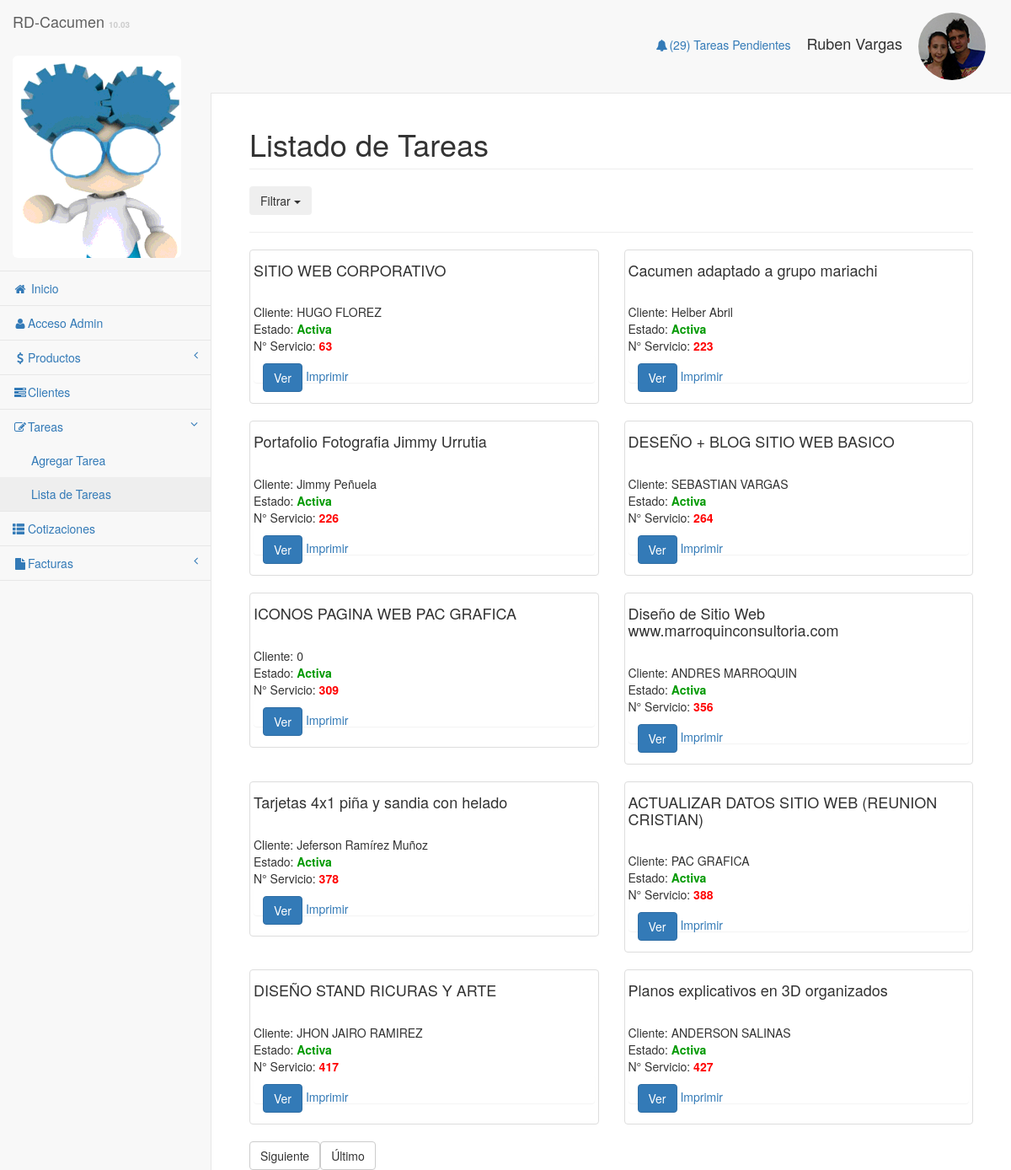
The app's page /pages/lista_tareas.php (signed in) with its own data.
### tables this page shows
CREATE TABLE `usuarios` (
  `Id_usuario` int(11) NOT NULL,
  `nombre` varchar(100) DEFAULT NULL,
  `email` varchar(100) DEFAULT NULL,
  `usuario` varchar(50) DEFAULT NULL,
  `clave` varchar(50) DEFAULT NULL,
  `foto` varchar(100) DEFAULT NULL,
  `nivel` varchar(50) DEFAULT NULL
);

CREATE TABLE `tareas` (
  `Id_tarea` int(11) NOT NULL,
  `Nombre_tarea` varchar(100) DEFAULT NULL,
  `Nombre_Cliente` varchar(50) DEFAULT NULL,
  `Email_cliente` varchar(50) DEFAULT NULL,
  `Telefono_cliente` varchar(50) DEFAULT NULL,
  `Total_cobrado` varchar(50) DEFAULT NULL,
  `Total_Adelanto` varchar(50) DEFAULT NULL,
  `debe` varchar(50) DEFAULT NULL,
  `Fecha_llegada` varchar(50) DEFAULT NULL,
  `Fecha_Entrega` varchar(50) DEFAULT NULL,
  `Usuario_tarea` varchar(50) DEFAULT NULL,
  `Estado_tarea` varchar(50) DEFAULT NULL,
  `Observaciones_tarea` varchar(300) DEFAULT NULL,
  `Usuario_modifico` varchar(50) DEFAULT NULL,
  `Asignacion` varchar(50) DEFAULT NULL,
  `cant1` varchar(10) DEFAULT NULL,
  `Descripcion_tarea1` varchar(100) DEFAULT NULL,
  `preciounitario1` varchar(255) DEFAULT NULL,
  `preciototal1` varchar(255) DEFAULT NULL,
  `cant2` varchar(10) DEFAULT NULL,
  `Descripcion_tarea2` varchar(100) DEFAULT NULL,
  `preciounitario2` varchar(255) DEFAULT NULL,
  `preciototal2` varchar(255) DEFAULT NULL,
  `cant3` varchar(10) DEFAULT NULL,
  `Descripcion_tarea3` varchar(100) DEFAULT NULL,
  `preciounitario3` varchar(255) DEFAULT NULL,
  `preciototal3` varchar(255) DEFAULT NULL,
  `cant4` varchar(10) DEFAULT NULL,
  `preciounitario4` varchar(255) DEFAULT NULL,
  `preciototal4` varchar(255) DEFAULT NULL,
  `Descripcion_tarea4` varchar(100) DEFAULT NULL,
  `cant5` varchar(10) DEFAULT NULL,
  `preciounitario5` varchar(255) DEFAULT NULL,
  `preciototal5` varchar(255) DEFAULT NULL,
  `Descripcion_tarea5` varchar(100) DEFAULT NULL,
  `categoria` varchar(50) DEFAULT NULL,
  `artesuministrado` varchar(10) DEFAULT NULL,
  `formatoarte` varchar(20) DEFAULT NULL,
  `Estado_Cliente` varchar(15) NOT NULL,
  `Reporte_Final` varchar(200) NOT NULL
);

### pages/lista_tareas.php (the view, shortened to what this page needs)
<?php require_once('../Connections/sistemapacgrafica.php'); ?>
<?php
if (!function_exists("GetSQLValueString")) {
function GetSQLValueString($theValue, $theType, $theDefinedValue = "", $theNotDefinedValue = "")
{
  $theValue = function_exists("mysql_real_escape_string") ? mysql_real_escape_string($theValue) : mysql_escape_string($theValue);
  switch ($theType) {
    case "long":
    case "int":
      $theValue = ($theValue != "") ? intval($theValue) : "NULL";
      break;
  }
  return $theValue;
}
}
$currentPage = $_SERVER["PHP_SELF"];
$maxRows_listateras = 10;
$pageNum_listateras = 0;
$startRow_listateras = $pageNum_listateras * $maxRows_listateras;
$query_listateras = "SELECT * FROM tareas WHERE tareas.Estado_tarea =  'Activa'  ORDER BY tareas.Id_tarea ASC";
$query_limit_listateras = sprintf("%s LIMIT %d, %d", $query_listateras, $startRow_listateras, $maxRows_listateras);
$listateras = mysql_query($query_limit_listateras, $sistemapacgrafica) or die(mysql_error());
$row_listateras = mysql_fetch_assoc($listateras);
if (isset($_GET['totalRows_listateras'])) {
  $totalRows_listateras = $_GET['totalRows_listateras'];
} else {
  $all_listateras = mysql_query($query_listateras);
  $totalRows_listateras = mysql_num_rows($all_listateras);
}
$totalPages_listateras = ceil($totalRows_listateras/$maxRows_listateras)-1;
$queryString_listateras = "";
$queryString_listateras = sprintf("&totalRows_listateras=%d%s", $totalRows_listateras, $queryString_listateras);
?>
<!DOCTYPE html>
<html lang="en">
<head>
    <link href="../bower_components/bootstrap/dist/css/bootstrap.min.css" rel="stylesheet">
    <link href="../bower_components/metisMenu/dist/metisMenu.min.css" rel="stylesheet">
    <link href="../dist/css/sb-admin-2.css" rel="stylesheet">
    <link href="../dist/css/otros.css" rel="stylesheet">
    <link href="../bower_components/font-awesome/css/font-awesome.min.css" rel="stylesheet" type="text/css">
</head>
<body>
    <div id="wrapper">
       <?php include("includes/menu.php"); ?>
        <div id="page-wrapper">
            <div class="container-fluid">
                <div class="row">
                    <div class="col-lg-12">
                        <h1 class="page-header">Listado de Tareas</h1>
                    </div>
                </div>
      <div class="btn-group">
  <button class="btn dropdown-toggle" data-toggle="dropdown">
    Filtrar <span class="caret"></span>
  </button>
</div>
       <hr>
              <div class="row">
    <?php do { ?>
      <div class="col-md-6">
        <div class="thumbnail">
      <h4><?php echo $row_listateras['Nombre_tarea']; ?></h4><br>
      Cliente: <?php echo $row_listateras['Nombre_Cliente']; ?><br>
      Estado: <strong style="color:#090;"><?php echo $row_listateras['Estado_tarea']; ?></strong><br>
      N° Servicio: <strong style="color:#F00;"><?php echo $row_listateras['Id_tarea']; ?></strong>
        <div class="panel">
          <a href="#login_form?recordID=<?php echo $row_listateras['Id_tarea']; ?>" class="btn btn-primary" role="button" >Ver</a>
          <A href="JavaScript:window.open('imp_recibo.php?recordID=<?php echo $row_listateras['Id_tarea']; ?>','foforofos','toolbar=0,location=0,directories=0,status=0,menubar=0,scrollbars=0,resizable=0,width=screen.width,height=screen.height,top=0,left=0');">Imprimir</A>
          </div>
            </div>
        </div>
                <?php } while ($row_listateras = mysql_fetch_assoc($listateras)); ?>
    </div>
                <table border="0">
                  <tr>
                    <td><?php if ($pageNum_listateras < $totalPages_listateras) {  ?>
                        <a href="<?php printf("%s?pageNum_listateras=%d%s", $currentPage, min($totalPages_listateras, $pageNum_listateras + 1), $queryString_listateras); ?>" class="btn btn-default">Siguiente</a>
                        <?php }  ?></td>
                    <td><?php if ($pageNum_listateras < $totalPages_listateras) {  ?>
                        <a href="<?php printf("%s?pageNum_listateras=%d%s", $currentPage, $totalPages_listateras, $queryString_listateras); ?>" class="btn btn-default">&Uacute;ltimo</a>
                        <?php }  ?></td>
                  </tr>
                </table>
            </div>
        </div>
    </div>
</body>
</html>

### pages/includes/menu.php (shortened to what this page needs)
<?php require_once('../Connections/sistemapacgrafica.php'); ?>
<?php
$varuser_usuarios = "0";
if (isset($_SESSION['MM_UsuarioCacumen'])) {
  $varuser_usuarios = $_SESSION['MM_UsuarioCacumen'];
}
$query_usuarios = sprintf("SELECT * FROM usuarios WHERE usuarios.Id_usuario = %s", GetSQLValueString($varuser_usuarios, "int"));
$usuarios = mysql_query($query_usuarios, $sistemapacgrafica) or die(mysql_error());
$row_usuarios = mysql_fetch_assoc($usuarios);
$query_tareasactivas = "SELECT * FROM tareas WHERE tareas.Estado_tarea = 'Activa'";
$tareasactivas = mysql_query($query_tareasactivas, $sistemapacgrafica) or die(mysql_error());
$totalRows_tareasactivas = mysql_num_rows($tareasactivas);
?>
<nav class="navbar navbar-default navbar-static-top" role="navigation" style="margin-bottom: 0">
            <div class="navbar-header">
                <a class="navbar-brand" href="index.php">RD-Cacumen <strong style="color:#CCC; font-size:10px;">10.03</strong></a>
            </div>
            <ul class="nav navbar-top-links navbar-right">
                <li class="dropdown">
                  <a class="dropdown-toggle" data-toggle="dropdown" href="lista_tareas.php">
                        <i class="fa fa-bell fa-fw"></i>(<?php echo $totalRows_tareasactivas ?>) Tareas Pendientes
                    </a>
                </li>
              <li><h4><?php echo $row_usuarios['nombre']; ?></h4></li>
                <li class="dropdown">
                              <a class="dropdown-toggle" data-toggle="dropdown" href="#">
                              <img src="../images/<?php echo $row_usuarios['foto']; ?>" width="80" height="80" class="img-circle" /></a>
                </li>
  </ul>
            <div class="navbar-default sidebar" role="navigation">
                <div class="sidebar-nav navbar-collapse">
                    <ul class="nav" id="side-menu">
                        <li class="sidebar-search">
                         <img src="../images/pacSaluda.gif"  class="img-rounded" ">
                        </li>
                        <li>
                            <a href="index.php"><i class="fa fa-home fa-fw"></i> Inicio</a>
                        </li>
                          <li>
                            <a href="Admin/index.php" target="_blank"><i class="fa fa-user fa-fw"></i>Acceso Admin</a>
                        </li>
                       <li>
                            <a href="#"><i class="fa fa-usd fa-fw"></i>Productos<span class="fa arrow"></span></a>
                        </li>
                        <li>
                            <a href="clientes.php"><i class="fa fa-tasks fa-fw"></i>Clientes</a>
                        </li>
                        <li>
                            <a href="#"><i class="fa fa-edit fa-fw"></i>Tareas<span class="fa arrow"></span></a>
                            <ul class="nav nav-second-level">
                                <li>
                                    <a href="add_tarea.php">Agregar Tarea</a>
                                </li>
                                <li>
                                    <a href="lista_tareas.php">Lista de Tareas</a>
                                </li>
                            </ul>
                        </li>
                         <li>
                            <a href="cotizaciones.php"><i class="glyphicon glyphicon-th-list"></i> Cotizaciones</a>
                        </li>
                        <li>
                            <a href="#"><i class="fa fa-file fa-fw"></i>Facturas<span class="fa arrow"></span></a>
                        </li>
                    </ul>
                </div>
            </div>
        </nav>

### records on screen
usuarios: nombre "Ruben Vargas", foto (picture)
tareas: Nombre_tarea "SITIO WEB CORPORATIVO", Nombre_Cliente "HUGO FLOREZ", Estado_tarea "Activa", Id_tarea "63"
tareas: Nombre_tarea "Cacumen adaptado a grupo mariachi", Nombre_Cliente "Helber Abril", Estado_tarea "Activa", Id_tarea "223"
tareas: Nombre_tarea "Portafolio Fotografia Jimmy Urrutia", Nombre_Cliente "Jimmy Peñuela", Estado_tarea "Activa", Id_tarea "226"
tareas: Nombre_tarea "DESEÑO + BLOG SITIO WEB BASICO", Nombre_Cliente "SEBASTIAN VARGAS", Estado_tarea "Activa", Id_tarea "264"
tareas: Nombre_tarea "ICONOS PAGINA WEB PAC GRAFICA", Nombre_Cliente "0", Estado_tarea "Activa", Id_tarea "309"
tareas: Nombre_tarea "Diseño de Sitio Web www.marroquinconsultoria.com", Nombre_Cliente "ANDRES MARROQUIN", Estado_tarea "Activa", Id_tarea "356"
tareas: Nombre_tarea "Tarjetas 4x1 piña y sandia con helado", Nombre_Cliente "Jeferson Ramírez Muñoz", Estado_tarea "Activa", Id_tarea "378"
tareas: Nombre_tarea "ACTUALIZAR DATOS SITIO WEB (REUNION CRISTIAN)", Nombre_Cliente "PAC GRAFICA", Estado_tarea "Activa", Id_tarea "388"
tareas: Nombre_tarea "DISEÑO STAND RICURAS Y ARTE", Nombre_Cliente "JHON JAIRO RAMIREZ", Estado_tarea "Activa", Id_tarea "417"
tareas: Nombre_tarea "Planos explicativos en 3D organizados", Nombre_Cliente "ANDERSON SALINAS", Estado_tarea "Activa", Id_tarea "427"

### other values on screen
$totalRows_tareasactivas "29"
